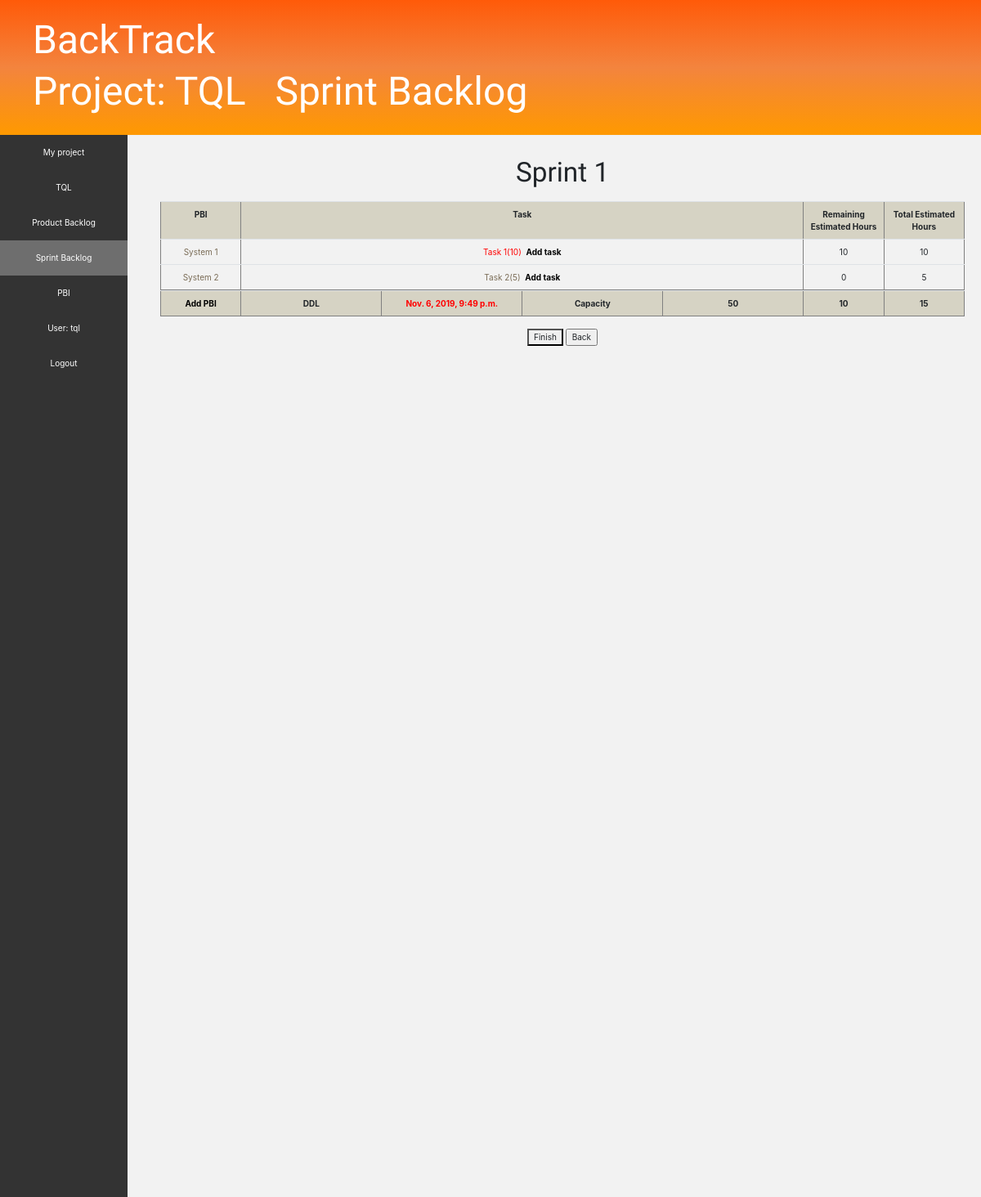
The page /project/1/sprintBacklog/ (signed in) on the database its author committed.
### project/models.py (models this page shows, shortened)
class Project(models.Model):
    name = models.CharField(max_length=100)
    description = models.CharField(max_length=500)
    manager = models.ForeignKey(BackTrackUser, related_name='manager', null=True, blank=True, on_delete=models.SET_NULL)
    time = models.DateTimeField(auto_now=False, auto_now_add=True)
    activeSprint = models.ForeignKey('sprintBacklog.SprintBacklog', related_name='active_sprint', null=True, blank=True, on_delete=models.SET_NULL)
    owner = models.OneToOneField(BackTrackUser, related_name='owner', on_delete=models.CASCADE)

class BackTrackUser(AbstractUser):
    pass
    STATUS_CHOICES = [
        ('Available', 'Available'),
        ('Not available', 'Not available')
    ]
    status = models.CharField(max_length=13, choices=STATUS_CHOICES, default='Available')
    project = models.ForeignKey("Project", null=True, blank=True, on_delete=models.SET_NULL)

### sprintBacklog/models.py (models this page shows, shortened)
class SprintBacklog(models.Model):
    STATUS_CHOICES = [
        ('Finished', 'Finished'),
        ('In process', 'In process')
    ]
    project = models.ForeignKey(Project, null=False, on_delete=models.CASCADE)
    sprintNumber = models.PositiveSmallIntegerField(null=False, blank=False)
    capacity = models.PositiveSmallIntegerField(null=False, blank=False)
    status = models.CharField(max_length=10, choices=STATUS_CHOICES, default='In process')
    ddl = models.DateTimeField()
    time = models.DateTimeField(auto_now=False, auto_now_add=True)

class Task(models.Model):
    STATUS_CHOICES = [
        ('Finished', 'Finished'),
        ('In process', 'In process')
    ]
    pbi = models.ForeignKey(PBI, null=False, on_delete=models.CASCADE)
    name = models.CharField(max_length=50)
    description = models.CharField(max_length=500)
    status = models.CharField(max_length=10, choices=STATUS_CHOICES, default='In process')
    owner = models.ForeignKey(BackTrackUser, null=True, blank=True, related_name='task_owner', on_delete=models.SET_NULL)
    estimated = models.PositiveSmallIntegerField()
    effortsDone = models.PositiveSmallIntegerField(default=0)

### productBacklog/models.py (models this page shows, shortened)
class PBI(models.Model):
    STATUS_CHOICES = [
        ('Finished', 'Finished'),
        ('In process', 'In process'),
        ('Ready', 'Ready')
    ]
    name = models.CharField(max_length=50)
    description = models.CharField(max_length=500)
    status = models.CharField(max_length=10, choices=STATUS_CHOICES, default='Ready')
    taskHours = models.PositiveSmallIntegerField(null=True, blank=True)
    remainingTaskHours = models.PositiveSmallIntegerField(null=True, blank=True)
    estimated = models.PositiveSmallIntegerField()
    priority = models.PositiveSmallIntegerField()
    cumulative = models.PositiveIntegerField(null=True, blank=True)
    productBacklog = models.ForeignKey(ProductBacklog, null=False, on_delete=models.CASCADE)
    sprintBacklog = models.ForeignKey('sprintBacklog.SprintBacklog', null=True, blank=True, default=None, on_delete=models.SET_NULL)

### sprintBacklog/views.py (the view)
# urls.py: path('', views.SprintBacklogMain.as_view(), name='sprint_backlog_main'),
class SprintBacklogMain(TemplateView):
    template_name = "sprintbacklog_main.html"
    def get_context_data(self, **kwargs):
        project = self.kwargs['project_pk']
        sprintBacklog = Project.objects.get(pk=project).activeSprint
        context = super().get_context_data(**kwargs)
        context['project'] = Project.objects.get(pk=project)
        if sprintBacklog is not None:
            pbi_list = PBI.objects.filter(sprintBacklog__pk=sprintBacklog.pk).order_by('priority')
            tasks = []
            totalHours = 0
            totalRemainingHours = 0
            for pbi in pbi_list:
                task = Task.objects.filter(pbi__pk=pbi.pk)
                hours = 0
                remainingHours = 0
                for t in task:
                    if t.status == 'In process':
                        remainingHours += t.estimated
                    hours += t.estimated
                pbi.taskHours = hours
                pbi.remainingTaskHours = remainingHours
                totalHours += hours
                totalRemainingHours += remainingHours
                tasks.append(task)
            context['totalHours'] = totalHours
            context['totalRemainingHours'] = totalRemainingHours
            rows = zip(pbi_list, tasks)
            context['rows'] = rows
        return context

### templates/sprintbacklog_main.html (shortened to what this page needs)
<!DOCTYPE html>
{% load static %}
<html lang="en">
<head>
    <link rel="stylesheet" href="//maxcdn.bootstrapcdn.com/bootstrap/3.2.0/css/bootstrap.min.css">
    <link rel="stylesheet" href="//maxcdn.bootstrapcdn.com/bootstrap/3.2.0/css/bootstrap-theme.min.css">
    <link rel="stylesheet" href="https://stackpath.bootstrapcdn.com/bootstrap/4.3.1/css/bootstrap.min.css">
    <link rel="stylesheet" href="{% static 'css/productBacklog.css' %}">
</head>
<body>
    {% if user.is_authenticated %}
        <div class="page-header">
            <h1>BackTrack</h1>
            <h2><a href="..">Project: {{ project.name }}</a>&#160;&#160;&#160;Sprint Backlog</h2>
        </div>
        <div class="menu">
            <ul>
                <li><a href="../..">My project</a></li>
                <li><a href="..">{{ project.name }}</a></li>
                <li><a href="../productBacklog">Product Backlog</a></li>
                <li><a class="active" href="">Sprint Backlog</a></li>
                <li><a href="pbi/add">PBI</a></li>
                <li><a href="../../../accounts/profile">User: {{ user.get_username }}</a></li>
                <li><a href="{% url 'logout'%}?next={{request.path}}">Logout</a></li>
            </ul>
        </div>
        <div class="main">
            <div style="text-align:center;">
                {% if project.activeSprint %}
                    <p style="font-family: 'Lobster', cursive; font-size: 25pt;">Sprint {{ project.activeSprint.sprintNumber }}</p>
                {% else %}
                    <p style="font-size: 25pt;">No active sprint found.</p>
                {% endif %}
            </div>
            <div class="table" style="text-align:center; margin:0 auto;">
                {% if project.activeSprint %}
                    <table width="100%" border="1" style="margin:0 auto;">
                        <tr>
                            <th width="10%">PBI</th>
                            <th width="70%">Task</th>
                            <th width="10%">Remaining Estimated Hours</th>
                            <th width="10%">Total Estimated Hours</th>
                        </tr>
                        {% for pbi, tasks in rows %}
                        <tr>
                            <td width="10%"><a href="pbi/{{ pbi.pk }}">{{ pbi.name }}</a></td>
                            <td width="70%">
                                {% for task in tasks %}
                                    {% if task.owner %}
                                        {% if task.status == "In process" %}
                                            <a style="color: red;" href="pbi/{{ pbi.pk }}/task/{{ task.pk }}">{{ task.name }}({{ task.owner }}, {{ task.estimated}})</a>&#160;
                                        {% else %}
                                            <a href="pbi/{{ pbi.pk }}/task/{{ task.pk }}">{{ task.name }}({{ task.owner }}, {{ task.estimated}})</a>&#160;
                                        {% endif %}
                                    {% else %}
                                        {% if task.status == "In process" %}
                                            <a style="color: red;" href="pbi/{{ pbi.pk }}/task/{{ task.pk }}">{{ task.name }}({{ task.estimated}})</a>&#160;
                                        {% else %}
                                            <a href="pbi/{{ pbi.pk }}/task/{{ task.pk }}">{{ task.name }}({{ task.estimated}})</a>&#160;
                                        {% endif %}
                                    {% endif %}
                                {% endfor %}
                                <a style="color:black;" href="pbi/{{ pbi.pk }}/task/add"><b>Add task</b></a>
                            </td>
                            <td width="10%">{{pbi.remainingTaskHours}}</td>
                            <td width="10%">{{ pbi.taskHours }}</td>
                        </tr>
                        {% endfor %}
                    </table>
                    <table width="100%" border="1" style="margin:0 auto;">
                        <tr>
                            <th width="10%"><a style="color: black" href="pbi/add">Add PBI</a></th>
                            <th width="17.5%">DDL</th>
                            <th style="color: red" width="17.5%">{{ project.activeSprint.ddl }}</th>
                            <th width="17.5%">Capacity</th>
                            <th width="17.5%">{{ project.activeSprint.capacity }}</th>
                            <th width="10%">{{ totalRemainingHours}}</th>
                            <th width="10%">{{ totalHours }}</th>
                        </tr>
                    </table>
                    <br/>
                    <form method="POST" action="{% url 'finish' project_pk=project.pk %}">{% csrf_token %}
                        <button type="submit" class="button">Finish</button>
                        <input type="button" value="Back" onclick="location='..'">
                    </form>
                {% else %}
                    <br/>
                    <input type="button" value="New sprint" onclick="location='add'">
                    <input type="button" value="Back" onclick="location='..'">
                {% endif %}
            </div>
        </div>
    {% endif %}
</body>
</html>

### static/css/productBacklog.css (style rules this page uses)
.page-header { background: linear-gradient(#FF5A09, #F3843E, #FF9900); margin: 0; padding: 20px 20px 20px 40px; }
.page-header h1, .page-header h1 a, .page-header h1 a:visited, .page-header h1 a:active { color: #ffffff; font-size: 36pt; text-decoration: none; }
.page-header h2, .page-header h2 a, .page-header h2 a:visited, .page-header h2 a:active { color: #ffffff; font-size: 36pt; text-decoration: none; }
h1, h2, h3, h4 { font-family: 'Lobster', cursive; }
th { background-color: #D6D3C4; }
td a { color: #7A6C56; }
html, body { height: 100%; }
div.menu { height: 100%; width: 13%; overflow-y: auto; position: absolute; margin-top: -1px; left: 0;background-color: #333; }
.menu ul { list-style-type: none; margin: 0; padding: 0; overflow: hidden; background-color: #333; }
.menu li { float: left; width: 100%; }
.menu li a { display: block; color: white; text-align: center; padding: 14px 16px; text-decoration: none; }
.active { background-color: #6E6E6E; }
.main { background-color: #F2F2F2; }
div.main { right: 0; float: left; height: 100%; width: 87%; overflow-y: auto; position:absolute; padding: 20px 20px 20px 40px; }

### rows shown on the page
Project: name "TQL", activeSprint.sprintNumber "1", activeSprint.ddl "Nov. 6, 2019, 9:49 p.m.", activeSprint.capacity "50"
BackTrackUser: get_username "tql"
PBI: name "System 1", remainingTaskHours "10", taskHours "10"
Task: name "Task 1", estimated "10"
PBI: name "System 2", remainingTaskHours "0", taskHours "5"
Task: name "Task 2", estimated "5"

### other values the page prints
{{ totalRemainingHours }} "10"
{{ totalHours }} "15"
